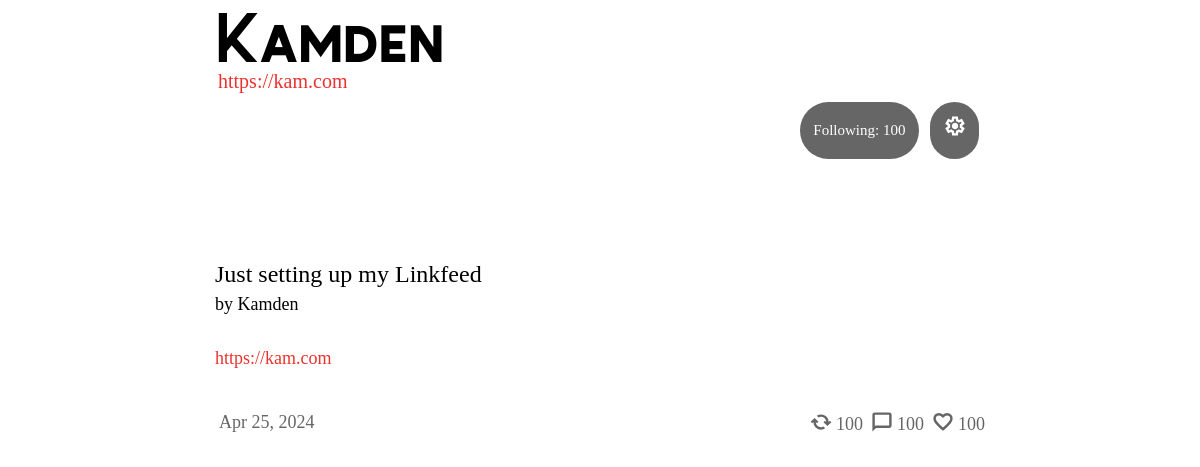
The app's page /Linkfeed/profile/kam.com/ with its own data.
### Linkfeed/models.py (models this page shows, shortened)
class Profile(models.Model):
    user = models.OneToOneField(User, on_delete=models.CASCADE)
    display_name = models.CharField(max_length=255, blank=True, null=True)
    follower = models.ManyToManyField(User, blank=True, related_name="follower_user")
    following = models.ManyToManyField(User, blank=True, related_name="following_user")

class AllowedDomain(models.Model):
    user = models.OneToOneField(User, on_delete=models.CASCADE)
    domain = models.URLField(blank=True, null=True)

class Post(models.Model):
    user = models.ForeignKey(User, on_delete=models.CASCADE, related_name="posts")
    title = models.CharField(blank=True, max_length=255)
    body = models.URLField(blank=True, null=True)
    likes = models.ManyToManyField(User, related_name="blog_posts")
    timestamp = models.DateTimeField(auto_now_add=False, null=True)
    is_rss_feed_post = models.BooleanField(default=False)
    is_imported_rss_feed_post = models.BooleanField(default=False)
    imported_rss_feed = models.ForeignKey(ImportedRSSFeed, on_delete=models.SET_NULL, null=True, blank=True, related_name="posts")
    repost_count = models.IntegerField(default=0)  # New field for repost count
    def total_likes(self):
        return self.likes.count()

class User(AbstractUser):
    pass

### Linkfeed/views.py (the view)
# urls.py: path('profile', views.current_user_profile, name='current_user_profile'),
def profile(request, username):
    user = User.objects.get(username=username)
    posts = Post.objects.filter(user=user)
    profile = Profile.objects.get(user=user)
    domain = AllowedDomain.objects.get(user=user)
    profile.link = domain.domain
    following = False
    if request.user.is_authenticated:
        if request.user in profile.follower.all():
            following = True
    posts = Post.objects.filter(
        Q(user=user) & Q(is_imported_rss_feed_post=False)
    ).annotate(total_comments=Count('comments')).order_by('-timestamp')
    for post in posts:
        post.liked = post.likes.filter(id=user.id).exists()
    return render(request, "Linkfeed/profile.html", {"posts": posts, "profile": profile, "following": following})

### Linkfeed/templates/Linkfeed/profile.html (shortened to what this page needs)
{% extends "Linkfeed/layouts.html" %}
{% load static %}
{% block body %}
<div class="container-fluid">
    <div class="row">
            <div class="col-12">
                <a class="mono truncate-text pl-0" id="profile-link" target="_blank" href="{{profile.link}}">{{profile.link}}</a>
            </div>
    </div>
    <div class="d-flex justify-content-end">
            <a class="button-circle"><span class="small white mono">Following: 100</span></a>
        <a class="button-circle"><img src="{% static 'Linkfeed/settings.svg' %}" class="svg"></a>
    </div>
</div>
<div id="posts" class="mt-5">
    <div class="">
        {% for post in posts %}
            {% include 'Linkfeed/posts.html' %}
        {% endfor %}
    </div>
</div>
{% endblock %}

### Linkfeed/templates/Linkfeed/layouts.html (shortened to what this page needs)
{% load static %}
<html lang="en">
<head>
    <link href="{% static 'Linkfeed/bootstrap.css' %}" rel="stylesheet">
    <link href="{% static 'Linkfeed/style.css' %}" rel="stylesheet">
</head>
<body class="mx-auto">
    <div class="container-fluid px-3">
                    <div id="username-header" class="header truncate-text">
                    {% if request.resolver_match.url_name == 'current_user_profile' or request.resolver_match.url_name == 'profile' %}
                        <a href="{% url 'feed' profile.user.username %}">{{ profile.display_name }}</a>
                    {% elif request.resolver_match.url_name == 'current_user_feed' or request.resolver_match.url_name == 'feed' %}
                        <a href="{% url 'profile' profile.user.username %}">{{ profile.display_name }}</a>
                    {% elif request.resolver_match.url_name == 'post' %}
                        <a href="{% url 'profile' profile.user.username %}">{{ profile.display_name }}</a>
                    {% else %}
                        <a href="{% url 'landing' %}">Linkfeed</a>
                    {% endif %}
                    </div>
    </div>
    {% block body %}
    {% endblock %}
</body>
</html>

### Linkfeed/templates/Linkfeed/posts.html (shortened to what this page needs)
{% load static %}
<div class="container-fluid">
    <div class="post py-5 my-0">
        <a href="{{ post.body }}" target="_blank" class="wrapped-post-link">
            <div class="wrapped-post pb-0">
                <h4 class="mb-0" >{{ post.title }}</h4>
                <div class="mb-0">
                    {% if post.is_imported_rss_feed_post %}
                    <p id="posted-by-{{ post.id }}" class="mb-0 post-user truncate-text" style="cursor: pointer;"><span class="username-link" data-username="{{ post.user.username }}">RSS Feed ({{ post.imported_rss_feed.link|slice:"8:" }})</span></p>
                    {% elif not post.is_rss_feed_post or post.is_rss_feed_post %}
                            <p id="posted-by-{{ post.id }}" class="mb-0 post-user truncate-text" style="cursor: pointer;"><span class="username-link" data-username="{{ post.user.username }}">by {{ post.user.profile.display_name }}</span></p>
                    {% endif %}
                </div>
                <p class="post-body mt-4 pb-3">{{ post.body }}</p>
            </div>
        </a>
        <div class="mt-0 text-center d-flex justify-content-between align-items-center">
                <div class="d-flex mr-auto grey mono">
                    <p class="mt-0 mb-0 ml-1">{{ post.timestamp|date:"b j, Y"|capfirst }}</p>
                </div>
                <div class="d-flex mr-2 grey mono">
                    <img src="{% static 'Linkfeed/reshare.svg' %}" class="svg">
                    <p class="mt-1 mb-0 ml-1">100</p>
                </div>
                <div class="d-flex mr-2 grey mono">
                    <img src="{% static 'Linkfeed/comment.svg' %}" class="svg">
                    <p class="mt-1 mb-0 ml-1">100</p>
                </div>
                <div class="d-flex mr-0 grey mono">
                    <img src="{% static 'Linkfeed/like.svg' %}" class="svg">
                    <p class="mt-1 mb-0 ml-1">100</p>
                </div>
            </div>
    </div>
</div>

### Linkfeed/static/Linkfeed/style.css (style rules this page uses)
html { scroll-behavior: smooth; }
body { max-width:40em; margin:0 auto; font-family: Rich-Georgia, 'Times New Roman', Times, serif, sans-serif; font-size:20px; line-height:30px; background-color:#fff; color:#000; font-weight: 300; overflow-y:scroll; overflow-x: hidden; }
p { font-size: 18px; }
h1,h2,h3,h4,dt,dl#tweetlist dt,footer,label,#commentlist ol li cite,div.blogparent,input[type="submit"] { font-family: Nexa; font-weight:normal; font-style:normal; text-align:left; }
.mono { font-family: mono; }
.grey { color:#666; }
.white { color: white; }
.small { font-size: .75em; }
a { color: #EA322E; max-width: 100vw; }
#profile-link { margin-left: 3px; }
.button-circle { border-radius: 50px; padding: .85rem; border: none; margin: .35rem; background-color: #666; }
.header { font-family: Sabado, sans-serif; font-size: 3.5em; padding-bottom: 15px; padding-top: 5px; margin-bottom: 0px; margin-top: 10px; line-height: 80%; border-radius: .25rem; }
#username-header a { color:#000; text-decoration-thickness: 2px; }
#username-header { line-height: .8em; padding: 0; }
.truncate-text { max-width: 100%; display: inline-block; white-space: nowrap; overflow: hidden; text-overflow: ellipsis; }
#posts { width: 100%; background-color: none; }
.post-body, .post-title, .profile-link { word-wrap: break-word; overflow-wrap: break-word; }
.wrapped-post-link { position: relative; z-index: 1; color: black; }
.post-user { padding: 0; margin: 0; }
.post-body { z-index: 5; color:#EA322E; }
.svg { width: 22px; }

### records on screen
Profile: display_name "Kamden", link "https://kam.com"
Post: title "Just setting up my Linkfeed", user.profile.display_name "Kamden", body "https://kam.com", timestamp "Apr 25, 2024"
